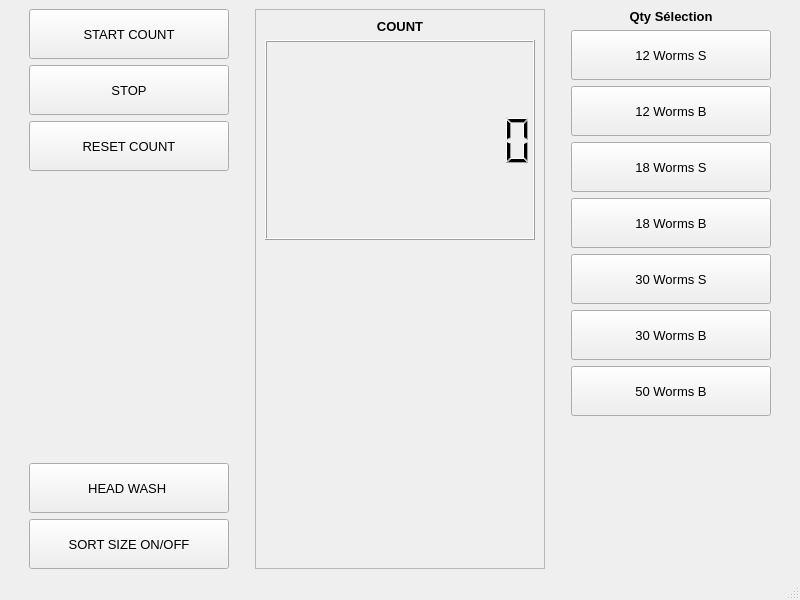
<?xml version="1.0" encoding="UTF-8"?>
<ui version="4.0">
 <class>MainWindow</class>
 <widget class="QMainWindow" name="MainWindow">
  <property name="geometry">
   <rect>
    <x>0</x>
    <y>0</y>
    <width>800</width>
    <height>600</height>
   </rect>
  </property>
  <property name="windowTitle">
   <string>MainWindow</string>
  </property>
  <property name="styleSheet">
   <string notr="true">QPushButton
{
/*	border: 6px solid color;
	border-color: rgb(191, 191, 191);*/
}</string>
  </property>
  <widget class="QWidget" name="centralwidget">
   <layout class="QHBoxLayout" name="horizontalLayout">
    <item>
     <layout class="QVBoxLayout" name="verticalLayout">
      <property name="leftMargin">
       <number>20</number>
      </property>
      <property name="rightMargin">
       <number>20</number>
      </property>
      <item>
       <widget class="QPushButton" name="pbStartCount">
        <property name="minimumSize">
         <size>
          <width>0</width>
          <height>50</height>
         </size>
        </property>
        <property name="maximumSize">
         <size>
          <width>200</width>
          <height>16777215</height>
         </size>
        </property>
        <property name="font">
         <font>
          <pointsize>10</pointsize>
         </font>
        </property>
        <property name="text">
         <string>START COUNT</string>
        </property>
       </widget>
      </item>
      <item>
       <widget class="QPushButton" name="pbStop">
        <property name="minimumSize">
         <size>
          <width>0</width>
          <height>50</height>
         </size>
        </property>
        <property name="maximumSize">
         <size>
          <width>200</width>
          <height>16777215</height>
         </size>
        </property>
        <property name="font">
         <font>
          <pointsize>10</pointsize>
         </font>
        </property>
        <property name="text">
         <string>STOP</string>
        </property>
       </widget>
      </item>
      <item>
       <widget class="QPushButton" name="pbReset">
        <property name="minimumSize">
         <size>
          <width>0</width>
          <height>50</height>
         </size>
        </property>
        <property name="maximumSize">
         <size>
          <width>200</width>
          <height>16777215</height>
         </size>
        </property>
        <property name="font">
         <font>
          <pointsize>10</pointsize>
         </font>
        </property>
        <property name="text">
         <string>RESET COUNT</string>
        </property>
       </widget>
      </item>
      <item>
       <spacer name="verticalSpacer">
        <property name="orientation">
         <enum>Qt::Vertical</enum>
        </property>
        <property name="sizeHint" stdset="0">
         <size>
          <width>20</width>
          <height>40</height>
         </size>
        </property>
       </spacer>
      </item>
      <item>
       <widget class="QPushButton" name="pbHeadWash">
        <property name="minimumSize">
         <size>
          <width>0</width>
          <height>50</height>
         </size>
        </property>
        <property name="maximumSize">
         <size>
          <width>200</width>
          <height>16777215</height>
         </size>
        </property>
        <property name="font">
         <font>
          <pointsize>10</pointsize>
         </font>
        </property>
        <property name="text">
         <string>HEAD WASH </string>
        </property>
       </widget>
      </item>
      <item>
       <widget class="QPushButton" name="pbSort">
        <property name="minimumSize">
         <size>
          <width>0</width>
          <height>50</height>
         </size>
        </property>
        <property name="maximumSize">
         <size>
          <width>200</width>
          <height>16777215</height>
         </size>
        </property>
        <property name="font">
         <font>
          <pointsize>10</pointsize>
         </font>
        </property>
        <property name="text">
         <string>SORT SIZE ON/OFF</string>
        </property>
       </widget>
      </item>
     </layout>
    </item>
    <item>
     <widget class="QFrame" name="frame">
      <property name="frameShape">
       <enum>QFrame::StyledPanel</enum>
      </property>
      <property name="frameShadow">
       <enum>QFrame::Raised</enum>
      </property>
      <layout class="QVBoxLayout" name="verticalLayout_3">
       <item>
        <widget class="QLabel" name="label">
         <property name="font">
          <font>
           <pointsize>10</pointsize>
           <weight>75</weight>
           <bold>true</bold>
          </font>
         </property>
         <property name="text">
          <string>COUNT</string>
         </property>
         <property name="alignment">
          <set>Qt::AlignCenter</set>
         </property>
        </widget>
       </item>
       <item>
        <widget class="QLCDNumber" name="lcdCounter">
         <property name="minimumSize">
          <size>
           <width>0</width>
           <height>200</height>
          </size>
         </property>
         <property name="digitCount">
          <number>10</number>
         </property>
        </widget>
       </item>
       <item>
        <spacer name="verticalSpacer_3">
         <property name="orientation">
          <enum>Qt::Vertical</enum>
         </property>
         <property name="sizeHint" stdset="0">
          <size>
           <width>20</width>
           <height>40</height>
          </size>
         </property>
        </spacer>
       </item>
      </layout>
     </widget>
    </item>
    <item>
     <layout class="QVBoxLayout" name="verticalLayout_2">
      <property name="leftMargin">
       <number>20</number>
      </property>
      <property name="rightMargin">
       <number>20</number>
      </property>
      <item>
       <widget class="QLabel" name="label_2">
        <property name="font">
         <font>
          <pointsize>10</pointsize>
          <weight>75</weight>
          <bold>true</bold>
         </font>
        </property>
        <property name="text">
         <string>Qty Sélection</string>
        </property>
        <property name="alignment">
         <set>Qt::AlignCenter</set>
        </property>
       </widget>
      </item>
      <item>
       <widget class="QPushButton" name="pb12S">
        <property name="minimumSize">
         <size>
          <width>0</width>
          <height>50</height>
         </size>
        </property>
        <property name="maximumSize">
         <size>
          <width>200</width>
          <height>16777215</height>
         </size>
        </property>
        <property name="font">
         <font>
          <pointsize>10</pointsize>
         </font>
        </property>
        <property name="layoutDirection">
         <enum>Qt::RightToLeft</enum>
        </property>
        <property name="text">
         <string>12 Worms S</string>
        </property>
       </widget>
      </item>
      <item>
       <widget class="QPushButton" name="pb12B">
        <property name="minimumSize">
         <size>
          <width>0</width>
          <height>50</height>
         </size>
        </property>
        <property name="maximumSize">
         <size>
          <width>200</width>
          <height>16777215</height>
         </size>
        </property>
        <property name="font">
         <font>
          <pointsize>10</pointsize>
         </font>
        </property>
        <property name="layoutDirection">
         <enum>Qt::RightToLeft</enum>
        </property>
        <property name="text">
         <string>12 Worms B</string>
        </property>
       </widget>
      </item>
      <item>
       <widget class="QPushButton" name="pb18S">
        <property name="minimumSize">
         <size>
          <width>0</width>
          <height>50</height>
         </size>
        </property>
        <property name="maximumSize">
         <size>
          <width>200</width>
          <height>16777215</height>
         </size>
        </property>
        <property name="font">
         <font>
          <pointsize>10</pointsize>
         </font>
        </property>
        <property name="layoutDirection">
         <enum>Qt::RightToLeft</enum>
        </property>
        <property name="text">
         <string>18 Worms S</string>
        </property>
       </widget>
      </item>
      <item>
       <widget class="QPushButton" name="pb18B">
        <property name="minimumSize">
         <size>
          <width>0</width>
          <height>50</height>
         </size>
        </property>
        <property name="maximumSize">
         <size>
          <width>200</width>
          <height>16777215</height>
         </size>
        </property>
        <property name="font">
         <font>
          <pointsize>10</pointsize>
         </font>
        </property>
        <property name="layoutDirection">
         <enum>Qt::RightToLeft</enum>
        </property>
        <property name="text">
         <string>18 Worms B</string>
        </property>
       </widget>
      </item>
      <item>
       <widget class="QPushButton" name="pb30S">
        <property name="minimumSize">
         <size>
          <width>0</width>
          <height>50</height>
         </size>
        </property>
        <property name="maximumSize">
         <size>
          <width>200</width>
          <height>16777215</height>
         </size>
        </property>
        <property name="font">
         <font>
          <pointsize>10</pointsize>
         </font>
        </property>
        <property name="layoutDirection">
         <enum>Qt::RightToLeft</enum>
        </property>
        <property name="text">
         <string>30 Worms S</string>
        </property>
       </widget>
      </item>
      <item>
       <widget class="QPushButton" name="pb30B">
        <property name="minimumSize">
         <size>
          <width>0</width>
          <height>50</height>
         </size>
        </property>
        <property name="maximumSize">
         <size>
          <width>200</width>
          <height>16777215</height>
         </size>
        </property>
        <property name="font">
         <font>
          <pointsize>10</pointsize>
         </font>
        </property>
        <property name="layoutDirection">
         <enum>Qt::RightToLeft</enum>
        </property>
        <property name="text">
         <string>30 Worms B</string>
        </property>
       </widget>
      </item>
      <item>
       <widget class="QPushButton" name="pb50B">
        <property name="minimumSize">
         <size>
          <width>0</width>
          <height>50</height>
         </size>
        </property>
        <property name="maximumSize">
         <size>
          <width>200</width>
          <height>16777215</height>
         </size>
        </property>
        <property name="font">
         <font>
          <pointsize>10</pointsize>
         </font>
        </property>
        <property name="layoutDirection">
         <enum>Qt::RightToLeft</enum>
        </property>
        <property name="text">
         <string>50 Worms B</string>
        </property>
       </widget>
      </item>
      <item>
       <spacer name="verticalSpacer_2">
        <property name="orientation">
         <enum>Qt::Vertical</enum>
        </property>
        <property name="sizeHint" stdset="0">
         <size>
          <width>20</width>
          <height>40</height>
         </size>
        </property>
       </spacer>
      </item>
     </layout>
    </item>
   </layout>
  </widget>
  <widget class="QMenuBar" name="menubar">
   <property name="geometry">
    <rect>
     <x>0</x>
     <y>0</y>
     <width>800</width>
     <height>26</height>
    </rect>
   </property>
  </widget>
  <widget class="QStatusBar" name="statusbar"/>
 </widget>
 <resources/>
 <connections/>
</ui>
